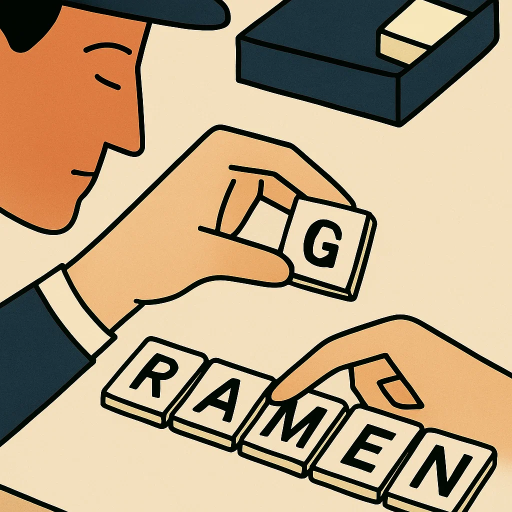
#> input picture static/header_images/fav.webp, 1024 x 1024 px (shown at 1/2 size)
$ python fav.py
#> lines starting #> are read from the running program, lines starting #| are printed output that depends on the picture
from PIL import Image

img = Image.open("fav.webp")  # or .png/.jpg
#> img is the input picture: PIL image 1024x1024 RGB; mean R, G, B 182.7, 160.3, 128.9
img = img.resize((180, 180))
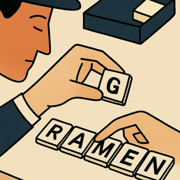
#> img: PIL image 180x180 RGB; mean R, G, B 183.2, 160.4, 129.2
img.save("apple-touch-icon.png", format="PNG")

$ run again, with static/header_images/image1.webp copied over static/header_images/fav.webp
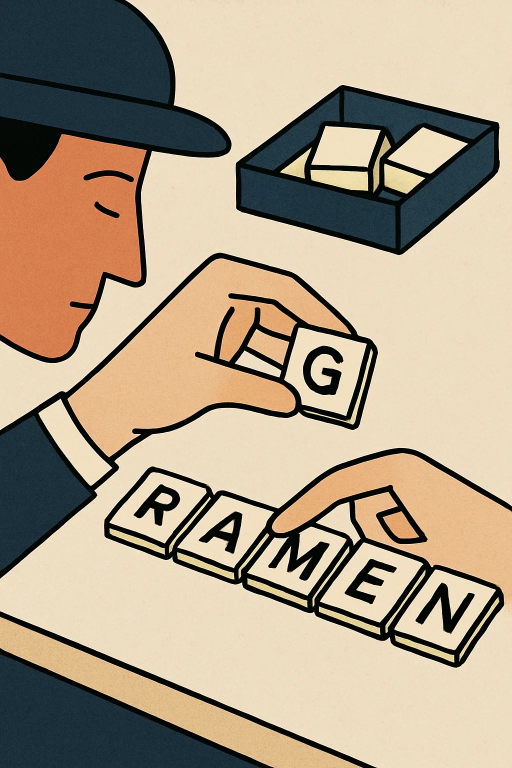
#> input picture static/header_images/image1.webp, 1024 x 1536 px (shown at 1/2 size)
#> img is the input picture: PIL image 1024x1536 RGB; mean R, G, B 175.2, 159.3, 135.8
#> `img = img.resize((180, 180))`:
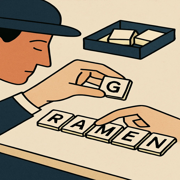
#> img: PIL image 180x180 RGB; mean R, G, B 175.5, 159.4, 136
